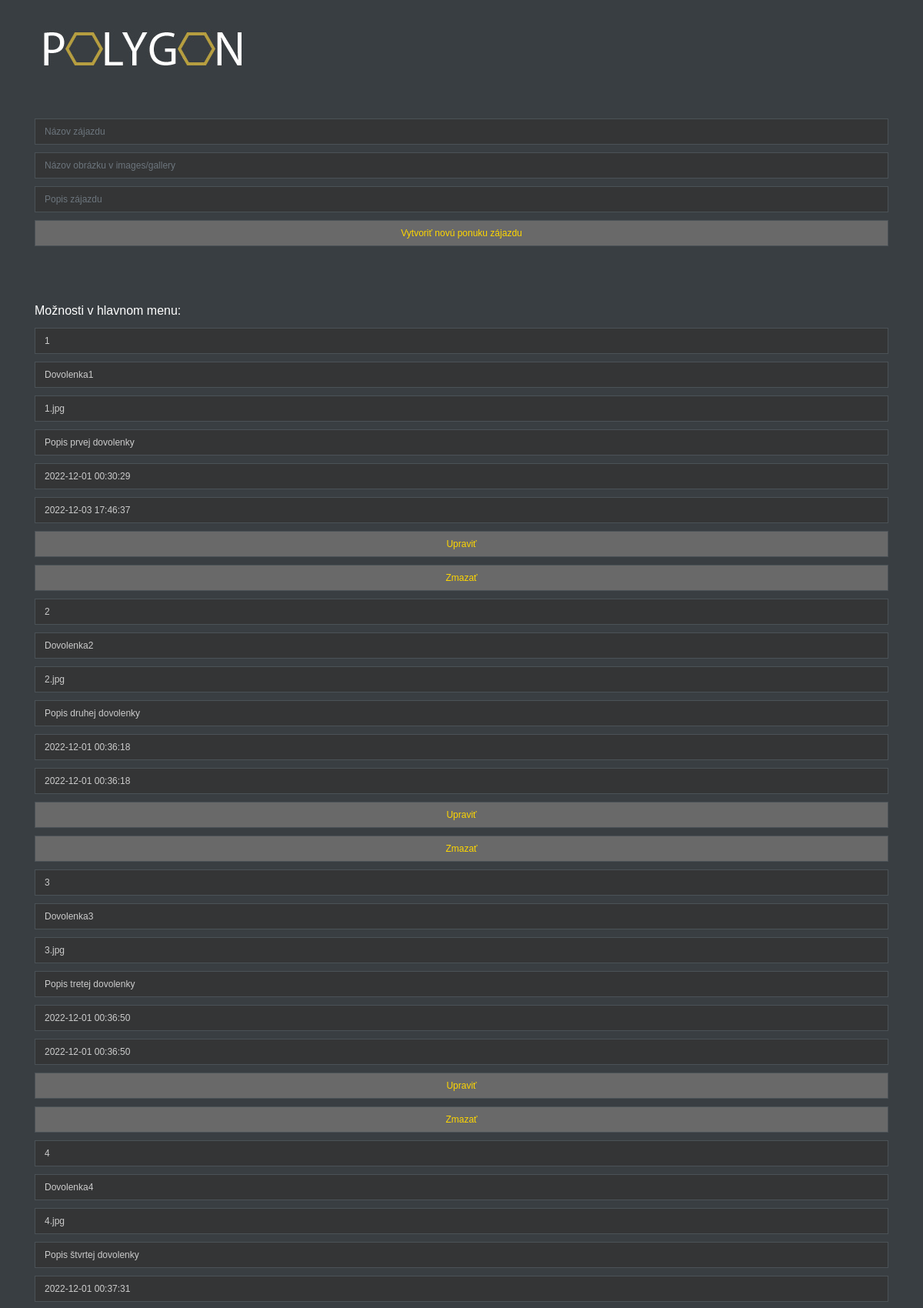
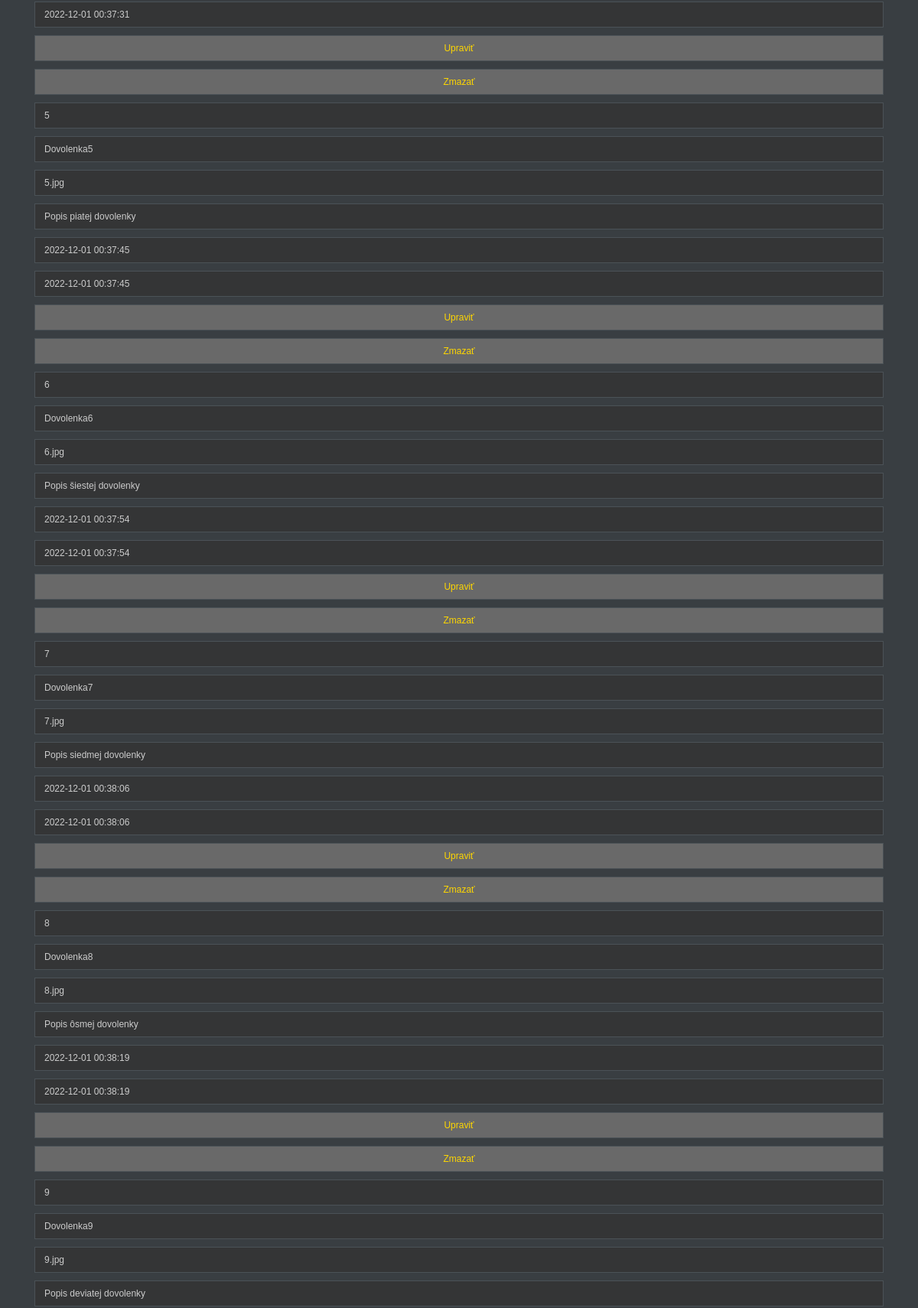
Page /bojkovskyprojekt/admin.php (signed in, upper part) on the committed database (2 pictures, top to bottom).
### tables this page shows
CREATE TABLE `menu` (
  `id` int(11) NOT NULL,
  `name` varchar(100) NOT NULL,
  `icon` varchar(100) NOT NULL,
  `description` varchar(10000) NOT NULL,
  `created_at` datetime NOT NULL,
  `updated_at` datetime NOT NULL
);

### bojkovskyprojekt/DB.php (called while the page is built, shortened)
<?php
class DB
{
    private $connection;
    public function __construct($host, $dbname, $username, $password)
    {
        $this->host = $host;
        $this->dbname = $dbname;
        $this->username = $username;
        $this->password = $password;
        try {
            $this->connection = new \PDO('mysql:host='.$this->host.';dbname='.$this->dbname, $this->username, $this->password);
        } catch (\PDOException $e) {
            print "Error!: " . $e->getMessage() . "<br/>";
            die();
        }
    }
    public function getMenu()
    {
        $menuItems = [];
        $sql = "SELECT M.* FROM menu AS M";
        $query = $this->connection->query($sql);
        while ($row = $query->fetch()) {
            $menuItems[] = [
                'id' => $row['id'],
                'name' => $row['name'],
                'icon' => $row['icon'],
                'description' => $row['description'],
                'created_at' => $row['created_at'],
                'updated_at' => $row['updated_at']
            ];
        }
        return $menuItems;
    }
}

### bojkovskyprojekt/admin.php (the view, shortened to what this page needs)
<?php
$db = $GLOBALS['db'];
?>
<!DOCTYPE html>
  <head>
    <link href="css/bootstrap.min.css" rel="stylesheet">
    <link href="css/font-awesome.min.css" rel="stylesheet">
    <link rel="stylesheet" href="css/templatemo_misc.css">
    <link href="css/templatemo_style.css" rel="stylesheet">
  </head>
  <body>
  	<div class="site-header">
		<div class="main-navigation">
			<div class="container">
				<div class="row templatemo_gallerygap">
          <div class="col-md-3 col-sm-12">
            <a href="#"><img src="images/templatemo_logo.jpg" alt="Polygon HTML5 Template"></a>
          </div>
				</div>
			</div>
		</div>
    <div class="container" style="margin-top: -100px">
      <div class="row">
            <div class="col-md-12 col-sm-12">
              <?php
              if(!isset($_SESSION['is_admin']) || $_SESSION['is_admin'] === false) {
                ?>
                <form role="form" action="login.php" method="post">
                  <input type="hidden" name="submit" value="login.php">
                  <div class="templatemo_contacttitle">Vaše údaje:</div>
                  <div class="templatemo_form" style="margin-bottom: 55px">
                    <input name="username" type="text" class="form-control" placeholder="Meno" maxlength="40">
                  </div>
                  <div class="templatemo_form">
                    <input name="password" type="password" class="form-control" placeholder="Heslo" maxlength="40">
                  </div>
                  <div class="templatemo_form"><input class="btn btn-primary" style="background-color: DimGrey;color:Gold;" type="submit" value="Prihlásenie"></div>
              </form>
                <?php
                } else {
                  $menuItems = $db->getMenu();
                ?>
                <form role="form" action="create_menu.php" method="post">
                  <div class="templatemo_form">
                    <input name="name" type="text" class="form-control" placeholder="Názov zájazdu" maxlength="100">
                  </div>
                  <div class="templatemo_form">
                    <input name="icon" type="text" class="form-control" placeholder="Názov obrázku v images/gallery" maxlength="100">
                  </div>
                  <div class="templatemo_form">
                    <input name="description" type="text" class="form-control" placeholder="Popis zájazdu" maxlength="10000">
                  </div>
                  <div class="templatemo_form"><input class="btn btn-primary" style="background-color: DimGrey;color:Gold;" type="submit" value="Vytvoriť novú ponuku zájazdu"></div>
                </form>
                <div class="templatemo_contacttitle"> </div>
                <div class="templatemo_contacttitle"> </div>
                <div class="templatemo_contacttitle"> </div>
                <div class="templatemo_contacttitle">Možnosti v hlavnom menu:</div>
                <?php
                  foreach ($menuItems as $menuItem) {
                ?>
                <form role="form" action="update_menu.php" method="post">
                  <div class="templatemo_form">
                    <input name="id" type="text" class="form-control" value="<?php echo $menuItem['id']; ?>" readonly style="background-color:rgb(52, 53, 54);">
                  </div>
                  <div class="templatemo_form">
                    <input name="name" type="text" class="form-control" value="<?php echo $menuItem['name']; ?>" maxlength="100">
                  </div>
                  <div class="templatemo_form">
                    <input name="icon" type="text" class="form-control" value="<?php echo $menuItem['icon']; ?>" maxlength="100">
                  </div>
                  <div class="templatemo_form">
                    <input name="description" type="text" class="form-control" value="<?php echo $menuItem['description']; ?>" maxlength="10000">
                  </div>
                  <div class="templatemo_form">
                    <input name="created_at" type="text" class="form-control" value="<?php echo $menuItem['created_at']; ?>" readonly style="background-color:rgb(52, 53, 54);">
                  </div>
                  <div class="templatemo_form">
                    <input name="updated_at" type="text" class="form-control" value="<?php echo $menuItem['updated_at']; ?>" readonly style="background-color:rgb(52, 53, 54);">
                  </div>
                  <div class="templatemo_form"><input class="btn btn-primary" style="background-color: DimGrey;color:Gold;" type="submit" value="Upraviť"></div>
                </form>
                <form role="form" action="delete_menu.php" method="post">
                  <div class="templatemo_form"><input class="btn btn-primary" style="background-color: DimGrey;color:Gold;" type="submit" value="Zmazať"></div>
                </form>
                <?php
                  }
                }
                ?>
                <div class="templatemo_contacttitle"> </div>
            </div>
        </div>
    </div>
    </div>
    </body>
  </html>

### bojkovskyprojekt/css/templatemo_style.css (style rules this page uses)
html, body { font-family: Tahoma, Arial; padding: 0px; margin: 0px; color: #e7e7e7; background: #393e42; font-size: 12px; }
a { color: #b69e40; outline: 0; }
.site-header .main-navigation { display: block; text-align: center; padding: 0px 0px; }
.templatemo_gallerygap { margin-bottom: 13%; }
.templatemo_gallerygap img { margin-top: 30px; }
.templatemo_contacttitle { font-size: 16px; color: #ffffff; }
.templatemo_form { width: 100%; }
.templatemo_form input { float: left; height: 34px; padding: 6px 12px; border-radius: 0px; background: #343536; border: 1px solid #4b5257; width: 100%; margin-top: 10px; color: #cccccc; }

### rows in the picture
menu: id "1", name "Dovolenka1", icon "1.jpg", description "Popis prvej dovolenky", created_at "2022-12-01 00:30:29", updated_at "2022-12-03 17:46:37"
menu: id "2", name "Dovolenka2", icon "2.jpg", description "Popis druhej dovolenky", created_at "2022-12-01 00:36:18", updated_at "2022-12-01 00:36:18"
menu: id "3", name "Dovolenka3", icon "3.jpg", description "Popis tretej dovolenky", created_at "2022-12-01 00:36:50", updated_at "2022-12-01 00:36:50"
menu: id "4", name "Dovolenka4", icon "4.jpg", description "Popis štvrtej dovolenky", created_at "2022-12-01 00:37:31", updated_at "2022-12-01 00:37:31"
menu: id "5", name "Dovolenka5", icon "5.jpg", description "Popis piatej dovolenky", created_at "2022-12-01 00:37:45", updated_at "2022-12-01 00:37:45"
menu: id "6", name "Dovolenka6", icon "6.jpg", description "Popis šiestej dovolenky", created_at "2022-12-01 00:37:54", updated_at "2022-12-01 00:37:54"
menu: id "7", name "Dovolenka7", icon "7.jpg", description "Popis siedmej dovolenky", created_at "2022-12-01 00:38:06", updated_at "2022-12-01 00:38:06"
menu: id "8", name "Dovolenka8", icon "8.jpg", description "Popis ôsmej dovolenky", created_at "2022-12-01 00:38:19", updated_at "2022-12-01 00:38:19"
menu: id "9", name "Dovolenka9", icon "9.jpg", description "Popis deviatej dovolenky"
